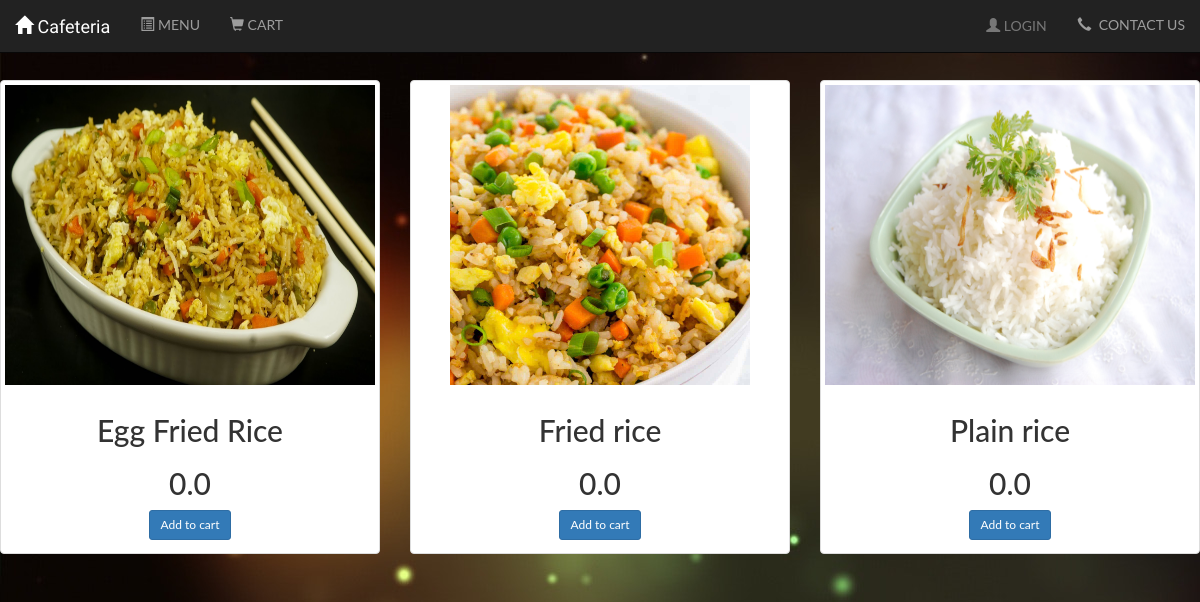
Page /cafeteria/menu/Rice/ on the committed database.
### menu/models.py (models this page shows, shortened)
class Rice(models.Model):
    rice = models.CharField(max_length=50)
    rice_image = models.FileField()
    rice_amt = models.FloatField(default=0)

### menu/views.py (the view)
# urls.py: path('menu/Rice/', views.RiceView.as_view(), name='Rice'),
class RiceView(generic.ListView):
    template_name = 'menu/Rice.html'
    model = Rice
    context_object_name = 'all_rice'
    def get_queryset(self):
        return Rice.objects.all()

### menu/templates/menu/Rice.html (shortened to what this page needs)
{% extends 'menu/base.html' %}
{% block body %}
    <br>
    <br>
    <div class="row">
        {% for rice in all_rice %}
           <div class="col-sm-4 col-lg-4">
                <div class="thumbnail">
                    <a href="#">
                        <img src="{{ rice.rice_image.url }}" class="img-responsive" style="height: 300px; width: fit-content;">
                    </a>
                    <div class="caption">
                        <h2>{{ rice.rice }}</h2><h2>{{ rice.rice_amt }}</h2>
                        <a href="#" class="btn btn-primary btn-sm">Add to cart</a>
                    </div>
                </div>
           </div>
       {% endfor %}
</div>
{% endblock %}

### menu/static/menu/style.css (style rules this page uses)
body { background: white url("images/background1.jpg"); }
* { box-sizing: border-box; }
body { font-family: Verdana, sans-serif; }
img { vertical-align: middle; }

### registration/static/registration/login_page.css (style rules this page uses)
* { margin: 0px auto; padding: 0px; text-align: center; font-family: 'Lato', sans-serif; }

### rows in the picture
Rice: rice_image (picture), rice "Egg Fried Rice", rice_amt "0.0"
Rice: rice_image (picture), rice "Fried rice", rice_amt "0.0"
Rice: rice_image (picture), rice "Plain rice", rice_amt "0.0"
